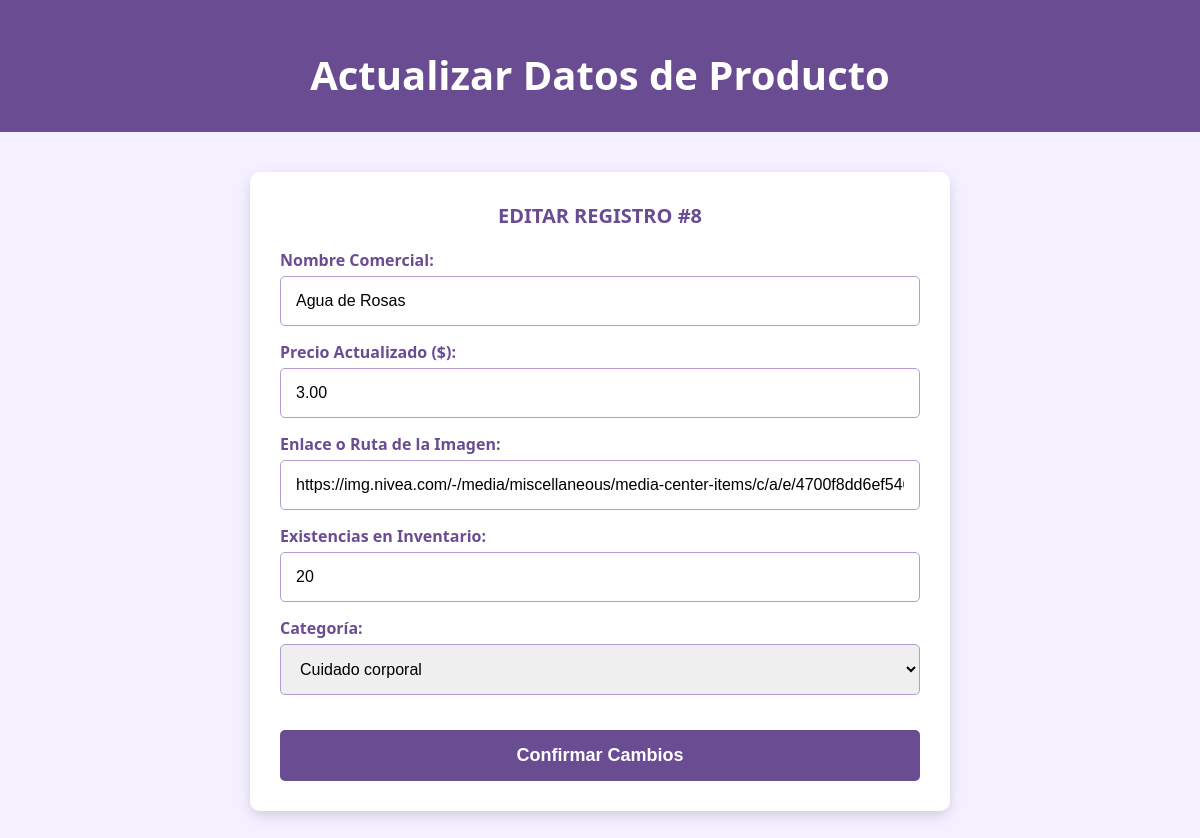
The app's page /index.php?action=admin-editar&id=8 (signed in), older data.
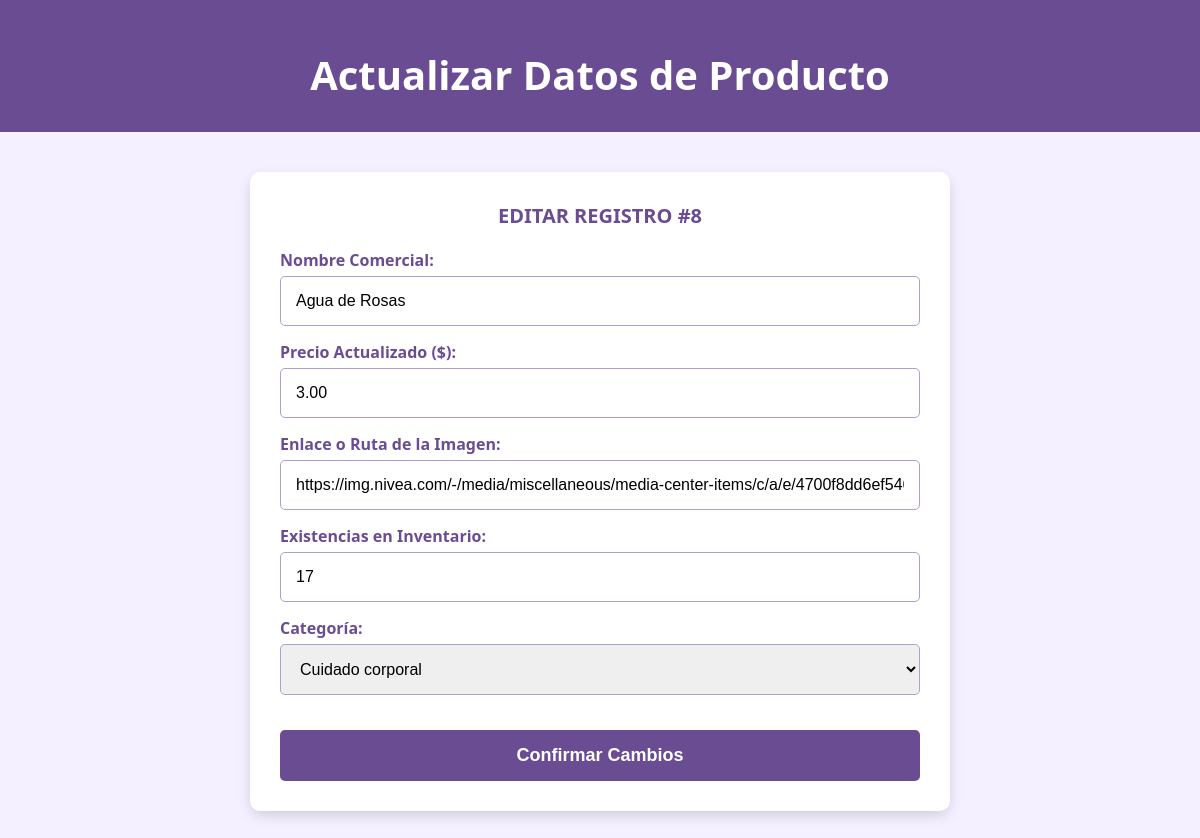
The same page, newer data.
### tables this page shows
CREATE TABLE `productos` (
  `id` int(11) NOT NULL,
  `nombre` varchar(100) NOT NULL,
  `precio` decimal(10,2) NOT NULL,
  `imagen` varchar(255) NOT NULL,
  `stock` int(11) NOT NULL DEFAULT 0,
  `created_at` timestamp NOT NULL DEFAULT current_timestamp(),
  `id_categoria` int(11) DEFAULT NULL,
  `id_proveedor` int(11) DEFAULT NULL
);

CREATE TABLE `categorias` (
  `id` int(11) NOT NULL,
  `nombre` varchar(100) NOT NULL
);

### app/controllers/ProductoController.php (called while the page is built, shortened)
<?php
require_once __DIR__ . '/../models/Producto.php';
class ProductoController {
    private $modelo;
   public function __construct() {
    $this->modelo = new Producto();
}
    public function editarProducto() {
        $id = isset($_GET['id']) ? intval($_GET['id']) : 0;
        $producto = $this->modelo->obtenerPorId($id);
$categorias = $this->modelo->obtenerCategorias();
require __DIR__ . '/../views/productos/editar.php';
    }
}

### app/models/Producto.php (called while the page is built, shortened)
<?php
require_once __DIR__ . '/../../config/conexion.php';
class Producto {
    private $db;
    public function __construct() {
        $this->db = Conexion::conectar();
    }
    public function obtenerPorId($id) {
        try {
            $stmt = $this->db->prepare(
                "SELECT * FROM productos WHERE id = :id LIMIT 1"
            );
            $stmt->execute([
                ':id' => $id
            ]);
            return $stmt->fetch(PDO::FETCH_ASSOC);
        } catch (PDOException $e) {
            die("Error al buscar por ID: " . $e->getMessage());
        }
    }
    public function obtenerCategorias() {
    try {
        $stmt = $this->db->prepare(
            "SELECT * FROM categorias ORDER BY nombre ASC"
        );
        $stmt->execute();
        return $stmt->fetchAll(PDO::FETCH_ASSOC);
    } catch(PDOException $e) {
        die("Error al obtener categorías: " . $e->getMessage());
    }
}
}

### config/conexion.php (called while the page is built)
<?php
class Conexion {
    private static $host = 'localhost';
    private static $dbName = 'dayamel_db';
    private static $username = 'root';
    private static $password = '';
    public static function conectar() {
        try {
            $dsn = "mysql:host=" . self::$host . ";dbname=" . self::$dbName . ";charset=utf8mb4";
            $pdo = new PDO($dsn, self::$username, self::$password);
            $pdo->setAttribute(PDO::ATTR_ERRMODE, PDO::ERRMODE_EXCEPTION);
            return $pdo;
        } catch (PDOException $e) {
            die("Error de conexión: " . $e->getMessage());
        }
    }
}

### app/views/productos/editar.php (the view, shortened to what this page needs)
<!DOCTYPE html>
<html lang="es">
<head>
    <link rel="stylesheet" href="css/styles.css">
</head>
<body>
    <header>
        <h1>Actualizar Datos de Producto</h1>
    </header>
    <main style="padding: 4rem 0;">
        <?php
        $id_prod = isset($producto['id']) ? $producto['id'] : 0;
        $nombre_prod = isset($producto['nombre']) ? htmlspecialchars($producto['nombre']) : '';
        $precio_prod = isset($producto['precio']) ? htmlspecialchars($producto['precio']) : '0.00';
        $imagen_prod = isset($producto['imagen']) ? htmlspecialchars($producto['imagen']) : '';
        $stock_prod = isset($producto['stock']) ? intval($producto['stock']) : 0;
        $id_categoria_prod = isset($producto['id_categoria']) ? intval($producto['id_categoria']) : 0;
        ?>
        <form action="index.php?action=admin-editar&id=<?php echo $id_prod; ?>" method="POST" class="formulario">
            <legend>Editar Registro #<?php echo $id_prod; ?></legend>
            <div class="campo">
                <label>Nombre Comercial:</label>
                <input type="text" name="nombre" class="input-text" value="<?php echo $nombre_prod; ?>" required>
            </div>
            <div class="campo">
                <label>Precio Actualizado ($):</label>
                <input type="number" step="0.01" name="precio" class="input-text" value="<?php echo $precio_prod; ?>" required>
            </div>
            <div class="campo">
                <label>Enlace o Ruta de la Imagen:</label>
                <input type="text" name="imagen" class="input-text" value="<?php echo $imagen_prod; ?>" required>
            </div>
            <div class="campo">
                <label>Existencias en Inventario:</label>
                <input type="number" name="stock" class="input-text" value="<?php echo $stock_prod; ?>" min="0" required>
            </div>
            <div class="campo">
    <label>Categoría:</label>
    <select name="id_categoria" class="input-text" required>
        <?php foreach($categorias as $categoria): ?>
            <option
                value="<?php echo $categoria['id']; ?>"
                <?php echo ($categoria['id'] == $id_categoria_prod) ? 'selected' : ''; ?>
            >
                <?php echo htmlspecialchars($categoria['nombre']); ?>
            </option>
        <?php endforeach; ?>
    </select>
</div>
            <button type="submit" class="boton" style="width:100%; margin-top:2rem;">Confirmar Cambios</button>
        </form>
    </main>
</body>
</html>

### public/index.php (shortened to what this page needs)
<?php
require_once __DIR__ . '/../config/conexion.php';
require_once __DIR__ . '/../app/controllers/ProductoController.php';
$action = isset($_GET['action'])
    ? $_GET['action']
    : (isset($_POST['action']) ? $_POST['action'] : 'inicio');
$productoController = new ProductoController();
switch ($action) {
    case 'admin-editar':
        $productoController->editarProducto();
        break;
}

### public/css/styles.css (style rules this page uses)
:root { --blanco: #ffffff; --oscuro: #6a4c93; --primario: #6a4c93; --secundario: #b39cd0; --fondo: #f5f0ff; }
html { font-size: 62.5%; box-sizing: border-box; scroll-behavior: smooth; }
*, *:before, *:after { box-sizing: inherit; }
body { font-size: 16px; font-family: 'Poppins', 'Segoe UI', Tahoma, Geneva, Verdana, sans-serif; background-color: var(--fondo); margin: 0; }
header { background-color: var(--primario); color: var(--blanco); text-align: center; padding: 2rem; }
h1 { font-size: 4rem; margin-bottom: 1rem; }
.boton { background-color: var(--primario); color: var(--blanco); border: none; padding: 1.5rem; font-size: 1.8rem; font-weight: bold; border-radius: .5rem; cursor: pointer; transition: background-color 0.3s; }
.formulario { background-color: var(--blanco); width: min(70rem, 100%); margin: 0 auto; padding: 3rem; border-radius: 1rem; box-shadow: 0px 5px 15px -3px rgba(0,0,0,0.2); }
.formulario legend { text-align: center; font-size: 2rem; text-transform: uppercase; font-weight: 700; margin-bottom: 2rem; color: var(--primario); }
.campo { margin-bottom: 1.5rem; }
.campo label { color: var(--oscuro); font-weight: 600; margin-bottom: 0.5rem; display: block; font-size: 1.6rem; }
.input-text { width: 100%; border: 1px solid var(--secundario); padding: 1.5rem; border-radius: 0.5rem; font-size: 1.6rem; font-family: 'Poppins', sans-serif; }

Row changes from the older to the newer data that the page shows:
changed productos "Agua de Rosas": stock "20" → "17"
